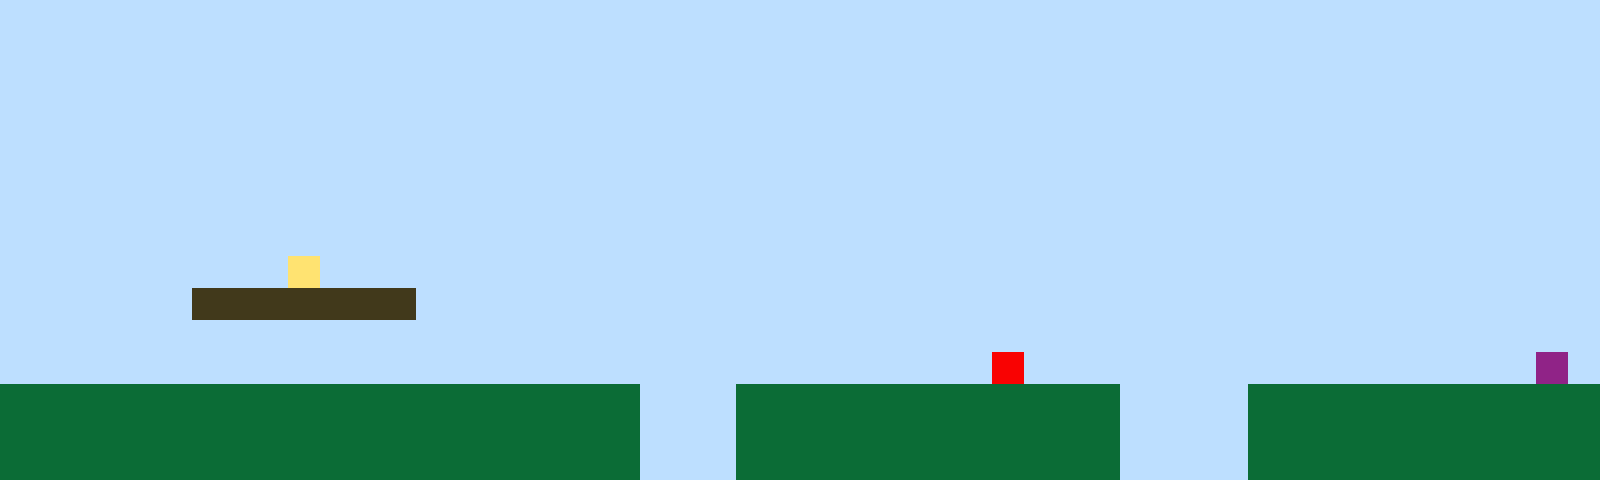

This game map was drawn from its Tiled (.tmx) file and the tilesets committed beside it. A one-line description and the full map source follow:
An orthogonal 50x15 tile map with 32x32 px tiles, 1 tile layer (Tile Layer 1).

<map version="1.10" tiledversion="1.11.2" orientation="orthogonal" renderorder="right-up" width="50" height="15" tilewidth="32" tileheight="32" infinite="0" nextlayerid="2" nextobjectid="1"><editorsettings><export target="map1.csv" format="csv" /></editorsettings><tileset firstgid="1" name="sprites" tilewidth="32" tileheight="32" tilecount="6" columns="3"><image source="sprites.png" width="96" height="64" /></tileset><layer id="1" name="Tile Layer 1" width="50" height="15"><data encoding="csv">1,1,1,1,1,1,1,1,1,1,1,1,1,1,1,1,1,1,1,1,1,1,1,1,1,1,1,1,1,1,1,1,1,1,1,1,1,1,1,1,1,1,1,1,1,1,1,1,1,1,1,1,1,1,1,1,1,1,1,1,1,1,1,1,1,1,1,1,1,1,1,1,1,1,1,1,1,1,1,1,1,1,1,1,1,1,1,1,1,1,1,1,1,1,1,1,1,1,1,1,1,1,1,1,1,1,1,1,1,1,1,1,1,1,1,1,1,1,1,1,1,1,1,1,1,1,1,1,1,1,1,1,1,1,1,1,1,1,1,1,1,1,1,1,1,1,1,1,1,1,1,1,1,1,1,1,1,1,1,1,1,1,1,1,1,1,1,1,1,1,1,1,1,1,1,1,1,1,1,1,1,1,1,1,1,1,1,1,1,1,1,1,1,1,1,1,1,1,1,1,1,1,1,1,1,1,1,1,1,1,1,1,1,1,1,1,1,1,1,1,1,1,1,1,1,1,1,1,1,1,1,1,1,1,1,1,1,1,1,1,1,1,1,1,1,1,1,1,1,1,1,1,1,1,1,1,1,1,1,1,1,1,1,1,1,1,1,1,1,1,1,1,1,1,1,1,1,1,1,1,1,1,1,1,1,1,1,1,1,1,1,1,1,1,1,1,1,1,1,1,1,1,1,1,1,1,1,1,1,1,1,1,1,1,1,1,1,1,1,1,1,1,1,1,1,1,1,1,1,1,1,1,1,1,1,1,1,1,1,1,1,1,1,1,1,1,1,1,1,1,1,1,1,1,1,1,1,1,1,1,1,1,1,1,1,1,1,1,1,1,1,1,1,1,1,1,1,1,1,1,1,1,1,1,1,1,1,1,1,1,1,1,1,1,1,1,1,1,1,1,1,1,1,1,1,1,1,1,1,4,1,1,1,1,1,1,1,1,1,1,1,1,1,1,1,1,1,1,1,1,1,1,1,1,1,1,1,1,1,1,1,1,1,1,1,1,1,1,1,1,1,1,1,1,1,1,3,3,3,3,3,3,3,1,1,1,1,1,1,1,1,1,1,1,1,1,1,1,1,1,1,1,1,1,1,1,1,1,1,1,1,1,1,1,1,1,1,1,1,1,1,1,1,1,1,1,1,1,1,1,1,1,1,1,1,1,1,1,1,1,1,1,1,1,1,1,1,1,1,1,1,1,1,1,1,1,1,1,1,1,1,1,1,1,1,1,1,1,1,1,1,1,1,1,1,1,1,1,1,1,1,1,1,1,1,1,1,1,1,1,1,1,1,1,1,1,1,1,1,1,1,5,1,1,1,1,1,1,1,1,1,1,1,1,1,1,1,1,6,1,2,2,2,2,2,2,2,2,2,2,2,2,2,2,2,2,2,2,2,2,1,1,1,2,2,2,2,2,2,2,2,2,2,2,2,1,1,1,1,2,2,2,2,2,2,2,2,2,2,2,2,2,2,2,2,2,2,2,2,2,2,2,2,2,2,2,2,2,2,2,1,1,1,2,2,2,2,2,2,2,2,2,2,2,2,1,1,1,1,2,2,2,2,2,2,2,2,2,2,2,2,2,2,2,2,2,2,2,2,2,2,2,2,2,2,2,2,2,2,2,1,1,1,2,2,2,2,2,2,2,2,2,2,2,2,1,1,1,1,2,2,2,2,2,2,2,2,2,2,2</data></layer></map>
